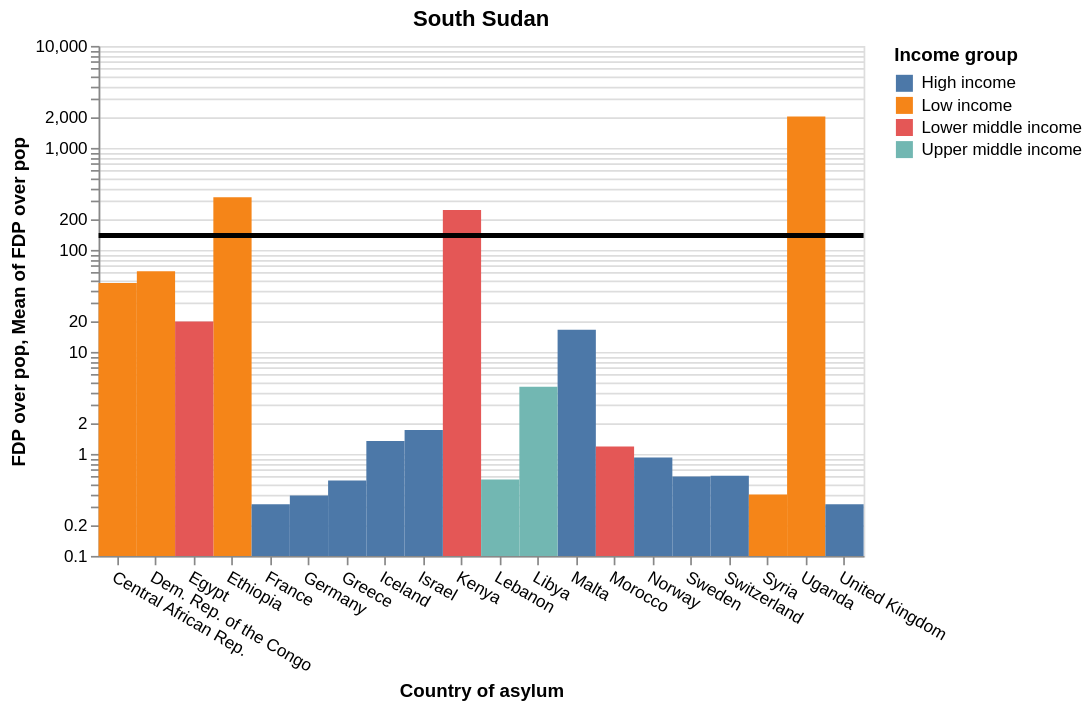

Vega-Lite specification for this chart:
### Vega-Lite specification from a JSON file in a GitHub repository (floating-point values rounded to 4 significant figures)
{"$schema": "https://vega.github.io/schema/vega-lite/v5.json", "description": "A simple bar chart with embedded data.", "width": 450, "height": 300, "title": "South Sudan", "data": {"values": [{"Country of origin (ISO)": "SSD", "Country of asylum (ISO)": "UGA", "Country of origin": "South Sudan", "Country of asylum": "Uganda", "FDP": "958968", "Income group": "Low income", "population": "47123533", "asylum_latitude": "1.373333", "asylum_longitude": "32.290275", "origin_latitude": "12.862807", "origin_longitude": "30.217636", "FDP over pop": "2035.01", "fdprank": "1", "rank": "1"}, {"Country of origin (ISO)": "SSD", "Country of asylum (ISO)": "ETH", "Country of origin": "South Sudan", "Country of asylum": "Ethiopia", "FDP": "386929", "Income group": "Low income", "population": "117876226", "asylum_latitude": "9.145", "asylum_longitude": "40.489673", "origin_latitude": "12.862807", "origin_longitude": "30.217636", "FDP over pop": "328.25", "fdprank": "2", "rank": "2"}, {"Country of origin (ISO)": "SSD", "Country of asylum (ISO)": "KEN", "Country of origin": "South Sudan", "Country of asylum": "Kenya", "FDP": "135351", "Income group": "Lower middle income", "population": "54985702", "asylum_latitude": "-0.023559", "asylum_longitude": "37.906193", "origin_latitude": "12.862807", "origin_longitude": "30.217636", "FDP over pop": "246.16", "fdprank": "3", "rank": "3"}, {"Country of origin (ISO)": "SSD", "Country of asylum (ISO)": "COD", "Country of origin": "South Sudan", "Country of asylum": "Dem. Rep. of the Congo", "FDP": "57072", "Income group": "Low income", "population": "92377986", "asylum_latitude": "-4.038333", "asylum_longitude": "21.758664", "origin_latitude": "12.862807", "origin_longitude": "30.217636", "FDP over pop": "61.78", "fdprank": "4", "rank": "4"}, {"Country of origin (ISO)": "SSD", "Country of asylum (ISO)": "CAF", "Country of origin": "South Sudan", "Country of asylum": "Central African Rep.", "FDP": "2332", "Income group": "Low income", "population": "4919987", "asylum_latitude": "6.611111", "asylum_longitude": "20.939444", "origin_latitude": "12.862807", "origin_longitude": "30.217636", "FDP over pop": "47.4", "fdprank": "6", "rank": "5"}, {"Country of origin (ISO)": "SSD", "Country of asylum (ISO)": "EGY", "Country of origin": "South Sudan", "Country of asylum": "Egypt", "FDP": "20713", "Income group": "Lower middle income", "population": "104258327", "asylum_latitude": "26.820553", "asylum_longitude": "30.802498", "origin_latitude": "12.862807", "origin_longitude": "30.217636", "FDP over pop": "19.87", "fdprank": "5", "rank": "6"}, {"Country of origin (ISO)": "SSD", "Country of asylum (ISO)": "MLT", "Country of origin": "South Sudan", "Country of asylum": "Malta", "FDP": "85", "Income group": "High income", "population": "516869", "asylum_latitude": "35.937496", "asylum_longitude": "14.375416", "origin_latitude": "12.862807", "origin_longitude": "30.217636", "FDP over pop": "16.45", "fdprank": "15", "rank": "7"}, {"Country of origin (ISO)": "SSD", "Country of asylum (ISO)": "LBY", "Country of origin": "South Sudan", "Country of asylum": "Libya", "FDP": "317", "Income group": "Upper middle income", "population": "6958538", "asylum_latitude": "26.3351", "asylum_longitude": "17.228331", "origin_latitude": "12.862807", "origin_longitude": "30.217636", "FDP over pop": "4.56", "fdprank": "9", "rank": "8"}, {"Country of origin (ISO)": "SSD", "Country of asylum (ISO)": "ISR", "Country of origin": "South Sudan", "Country of asylum": "Israel", "FDP": "161", "Income group": "High income", "population": "9364000", "asylum_latitude": "31.046051", "asylum_longitude": "34.851612", "origin_latitude": "12.862807", "origin_longitude": "30.217636", "FDP over pop": "1.72", "fdprank": "12", "rank": "9"}, {"Country of origin (ISO)": "SSD", "Country of asylum (ISO)": "ISL", "Country of origin": "South Sudan", "Country of asylum": "Iceland", "FDP": "5", "Income group": "High income", "population": "372295", "asylum_latitude": "64.963051", "asylum_longitude": "-19.020835", "origin_latitude": "12.862807", "origin_longitude": "30.217636", "FDP over pop": "1.34", "fdprank": "43", "rank": "10"}, {"Country of origin (ISO)": "SSD", "Country of asylum (ISO)": "MAR", "Country of origin": "South Sudan", "Country of asylum": "Morocco", "FDP": "439", "Income group": "Lower middle income", "population": "37344787", "asylum_latitude": "31.791702", "asylum_longitude": "-7.09262", "origin_latitude": "12.862807", "origin_longitude": "30.217636", "FDP over pop": "1.18", "fdprank": "7", "rank": "11"}, {"Country of origin (ISO)": "SSD", "Country of asylum (ISO)": "NOR", "Country of origin": "South Sudan", "Country of asylum": "Norway", "FDP": "50", "Income group": "High income", "population": "5408320", "asylum_latitude": "60.472024", "asylum_longitude": "8.468946", "origin_latitude": "12.862807", "origin_longitude": "30.217636", "FDP over pop": "0.92", "fdprank": "22", "rank": "12"}, {"Country of origin (ISO)": "SSD", "Country of asylum (ISO)": "CHE", "Country of origin": "South Sudan", "Country of asylum": "Switzerland", "FDP": "53", "Income group": "High income", "population": "8697723", "asylum_latitude": "46.818188", "asylum_longitude": "8.227512", "origin_latitude": "12.862807", "origin_longitude": "30.217636", "FDP over pop": "0.61", "fdprank": "21", "rank": "13"}, {"Country of origin (ISO)": "SSD", "Country of asylum (ISO)": "SWE", "Country of origin": "South Sudan", "Country of asylum": "Sweden", "FDP": "63", "Income group": "High income", "population": "10415811", "asylum_latitude": "60.128161", "asylum_longitude": "18.643501", "origin_latitude": "12.862807", "origin_longitude": "30.217636", "FDP over pop": "0.6", "fdprank": "18", "rank": "14"}, {"Country of origin (ISO)": "SSD", "Country of asylum (ISO)": "LBN", "Country of origin": "South Sudan", "Country of asylum": "Lebanon", "FDP": "38", "Income group": "Upper middle income", "population": "6769151", "asylum_latitude": "33.854721", "asylum_longitude": "35.862285", "origin_latitude": "12.862807", "origin_longitude": "30.217636", "FDP over pop": "0.56", "fdprank": "23", "rank": "15"}, {"Country of origin (ISO)": "SSD", "Country of asylum (ISO)": "GRC", "Country of origin": "South Sudan", "Country of asylum": "Greece", "FDP": "59", "Income group": "High income", "population": "10664568", "asylum_latitude": "39.074208", "asylum_longitude": "21.824312", "origin_latitude": "12.862807", "origin_longitude": "30.217636", "FDP over pop": "0.55", "fdprank": "20", "rank": "16"}, {"Country of origin (ISO)": "SSD", "Country of asylum (ISO)": "SYR", "Country of origin": "South Sudan", "Country of asylum": "Syria", "FDP": "74", "Income group": "Low income", "population": "18275704", "asylum_latitude": "34.802075", "asylum_longitude": "38.996815", "origin_latitude": "12.862807", "origin_longitude": "30.217636", "FDP over pop": "0.4", "fdprank": "16", "rank": "17"}, {"Country of origin (ISO)": "SSD", "Country of asylum (ISO)": "DEU", "Country of origin": "South Sudan", "Country of asylum": "Germany", "FDP": "321", "Income group": "High income", "population": "83129285", "asylum_latitude": "51.165691", "asylum_longitude": "10.451526", "origin_latitude": "12.862807", "origin_longitude": "30.217636", "FDP over pop": "0.39", "fdprank": "8", "rank": "18"}, {"Country of origin (ISO)": "SSD", "Country of asylum (ISO)": "FRA", "Country of origin": "South Sudan", "Country of asylum": "France", "FDP": "218", "Income group": "High income", "population": "67499343", "asylum_latitude": "46.227638", "asylum_longitude": "2.213749", "origin_latitude": "12.862807", "origin_longitude": "30.217636", "FDP over pop": "0.32", "fdprank": "10", "rank": "19"}, {"Country of origin (ISO)": "SSD", "Country of asylum (ISO)": "GBR", "Country of origin": "South Sudan", "Country of asylum": "United Kingdom", "FDP": "213", "Income group": "High income", "population": "67326569", "asylum_latitude": "55.378051", "asylum_longitude": "-3.435973", "origin_latitude": "12.862807", "origin_longitude": "30.217636", "FDP over pop": "0.32", "fdprank": "11", "rank": "20"}, {"Country of origin (ISO)": "SSD", "Country of asylum (ISO)": "PRT", "Country of origin": "South Sudan", "Country of asylum": "Portugal", "FDP": "30", "Income group": "High income", "population": "10299423", "asylum_latitude": "39.399872", "asylum_longitude": "-8.224454", "origin_latitude": "12.862807", "origin_longitude": "30.217636", "FDP over pop": "0.29", "fdprank": "26", "rank": "21"}, {"Country of origin (ISO)": "SSD", "Country of asylum (ISO)": "AUS", "Country of origin": "South Sudan", "Country of asylum": "Australia", "FDP": "62", "Income group": "High income", "population": "25739256", "asylum_latitude": "-25.274398", "asylum_longitude": "133.775136", "origin_latitude": "12.862807", "origin_longitude": "30.217636", "FDP over pop": "0.24", "fdprank": "19", "rank": "22"}, {"Country of origin (ISO)": "SSD", "Country of asylum (ISO)": "ZWE", "Country of origin": "South Sudan", "Country of asylum": "Zimbabwe", "FDP": "33", "Income group": "Lower middle income", "population": "15092171", "asylum_latitude": "-19.015438", "asylum_longitude": "29.154857", "origin_latitude": "12.862807", "origin_longitude": "30.217636", "FDP over pop": "0.22", "fdprank": "25", "rank": "23"}, {"Country of origin (ISO)": "SSD", "Country of asylum (ISO)": "TUN", "Country of origin": "South Sudan", "Country of asylum": "Tunisia", "FDP": "26", "Income group": "Lower middle income", "population": "11935764", "asylum_latitude": "33.886917", "asylum_longitude": "9.537499", "origin_latitude": "12.862807", "origin_longitude": "30.217636", "FDP over pop": "0.22", "fdprank": "27", "rank": "24"}, {"Country of origin (ISO)": "SSD", "Country of asylum (ISO)": "BEL", "Country of origin": "South Sudan", "Country of asylum": "Belgium", "FDP": "25", "Income group": "High income", "population": "11587882", "asylum_latitude": "50.503887", "asylum_longitude": "4.469936", "origin_latitude": "12.862807", "origin_longitude": "30.217636", "FDP over pop": "0.22", "fdprank": "28", "rank": "25"}, {"Country of origin (ISO)": "SSD", "Country of asylum (ISO)": "BWA", "Country of origin": "South Sudan", "Country of asylum": "Botswana", "FDP": "5", "Income group": "Upper middle income", "population": "2397240", "asylum_latitude": "-22.328474", "asylum_longitude": "24.684866", "origin_latitude": "12.862807", "origin_longitude": "30.217636", "FDP over pop": "0.21", "fdprank": "44", "rank": "26"}, {"Country of origin (ISO)": "SSD", "Country of asylum (ISO)": "MYS", "Country of origin": "South Sudan", "Country of asylum": "Malaysia", "FDP": "64", "Income group": "Upper middle income", "population": "32776195", "asylum_latitude": "4.210484", "asylum_longitude": "101.975766", "origin_latitude": "12.862807", "origin_longitude": "30.217636", "FDP over pop": "0.2", "fdprank": "17", "rank": "27"}, {"Country of origin (ISO)": "SSD", "Country of asylum (ISO)": "JOR", "Country of origin": "South Sudan", "Country of asylum": "Jordan", "FDP": "19", "Income group": "Upper middle income", "population": "10269022", "asylum_latitude": "30.585164", "asylum_longitude": "36.238414", "origin_latitude": "12.862807", "origin_longitude": "30.217636", "FDP over pop": "0.19", "fdprank": "30", "rank": "28"}, {"Country of origin (ISO)": "SSD", "Country of asylum (ISO)": "FIN", "Country of origin": "South Sudan", "Country of asylum": "Finland", "FDP": "8", "Income group": "High income", "population": "5541696", "asylum_latitude": "61.92411", "asylum_longitude": "25.748151", "origin_latitude": "12.862807", "origin_longitude": "30.217636", "FDP over pop": "0.14", "fdprank": "38", "rank": "29"}, {"Country of origin (ISO)": "SSD", "Country of asylum (ISO)": "RWA", "Country of origin": "South Sudan", "Country of asylum": "Rwanda", "FDP": "15", "Income group": "Low income", "population": "13276517", "asylum_latitude": "-1.940278", "asylum_longitude": "29.873888", "origin_latitude": "12.862807", "origin_longitude": "30.217636", "FDP over pop": "0.11", "fdprank": "32", "rank": "30"}, {"Country of origin (ISO)": "SSD", "Country of asylum (ISO)": "LBR", "Country of origin": "South Sudan", "Country of asylum": "Liberia", "FDP": "5", "Income group": "Low income", "population": "5180208", "asylum_latitude": "6.428055", "asylum_longitude": "-9.429499", "origin_latitude": "12.862807", "origin_longitude": "30.217636", "FDP over pop": "0.1", "fdprank": "42", "rank": "31"}, {"Country of origin (ISO)": "SSD", "Country of asylum (ISO)": "IRL", "Country of origin": "South Sudan", "Country of asylum": "Ireland", "FDP": "5", "Income group": "High income", "population": "5028230", "asylum_latitude": "53.41291", "asylum_longitude": "-8.24389", "origin_latitude": "12.862807", "origin_longitude": "30.217636", "FDP over pop": "0.1", "fdprank": "47", "rank": "32"}, {"Country of origin (ISO)": "SSD", "Country of asylum (ISO)": "CAN", "Country of origin": "South Sudan", "Country of asylum": "Canada", "FDP": "33", "Income group": "High income", "population": "38246108", "asylum_latitude": "56.130366", "asylum_longitude": "-106.346771", "origin_latitude": "12.862807", "origin_longitude": "30.217636", "FDP over pop": "0.09", "fdprank": "24", "rank": "33"}, {"Country of origin (ISO)": "SSD", "Country of asylum (ISO)": "TCD", "Country of origin": "South Sudan", "Country of asylum": "Chad", "FDP": "16", "Income group": "Low income", "population": "16914985", "asylum_latitude": "15.454166", "asylum_longitude": "18.732207", "origin_latitude": "12.862807", "origin_longitude": "30.217636", "FDP over pop": "0.09", "fdprank": "31", "rank": "34"}, {"Country of origin (ISO)": "SSD", "Country of asylum (ISO)": "NER", "Country of origin": "South Sudan", "Country of asylum": "Niger", "FDP": "19", "Income group": "Low income", "population": "25130810", "asylum_latitude": "17.607789", "asylum_longitude": "8.081666", "origin_latitude": "12.862807", "origin_longitude": "30.217636", "FDP over pop": "0.08", "fdprank": "29", "rank": "35"}, {"Country of origin (ISO)": "SSD", "Country of asylum (ISO)": "AUT", "Country of origin": "South Sudan", "Country of asylum": "Austria", "FDP": "6", "Income group": "High income", "population": "8956279", "asylum_latitude": "47.516231", "asylum_longitude": "14.550072", "origin_latitude": "12.862807", "origin_longitude": "30.217636", "FDP over pop": "0.07", "fdprank": "40", "rank": "36"}, {"Country of origin (ISO)": "SSD", "Country of asylum (ISO)": "NLD", "Country of origin": "South Sudan", "Country of asylum": "Netherlands", "FDP": "8", "Income group": "High income", "population": "17533405", "asylum_latitude": "52.132633", "asylum_longitude": "5.291266", "origin_latitude": "12.862807", "origin_longitude": "30.217636", "FDP over pop": "0.05", "fdprank": "37", "rank": "37"}, {"Country of origin (ISO)": "SSD", "Country of asylum (ISO)": "USA", "Country of origin": "South Sudan", "Country of asylum": "United States", "FDP": "125", "Income group": "High income", "population": "331893745", "asylum_latitude": "37.09024", "asylum_longitude": "-95.712891", "origin_latitude": "12.862807", "origin_longitude": "30.217636", "FDP over pop": "0.04", "fdprank": "13", "rank": "38"}, {"Country of origin (ISO)": "SSD", "Country of asylum (ISO)": "IRQ", "Country of origin": "South Sudan", "Country of asylum": "Iraq", "FDP": "15", "Income group": "Upper middle income", "population": "41179351", "asylum_latitude": "33.223191", "asylum_longitude": "43.679291", "origin_latitude": "12.862807", "origin_longitude": "30.217636", "FDP over pop": "0.04", "fdprank": "34", "rank": "39"}, {"Country of origin (ISO)": "SSD", "Country of asylum (ISO)": "GHA", "Country of origin": "South Sudan", "Country of asylum": "Ghana", "FDP": "12", "Income group": "Lower middle income", "population": "31732128", "asylum_latitude": "7.946527", "asylum_longitude": "-1.023194", "origin_latitude": "12.862807", "origin_longitude": "30.217636", "FDP over pop": "0.04", "fdprank": "35", "rank": "40"}, {"Country of origin (ISO)": "SSD", "Country of asylum (ISO)": "ITA", "Country of origin": "South Sudan", "Country of asylum": "Italy", "FDP": "15", "Income group": "High income", "population": "59066225", "asylum_latitude": "41.87194", "asylum_longitude": "12.56738", "origin_latitude": "12.862807", "origin_longitude": "30.217636", "FDP over pop": "0.03", "fdprank": "33", "rank": "41"}, {"Country of origin (ISO)": "SSD", "Country of asylum (ISO)": "MWI", "Country of origin": "South Sudan", "Country of asylum": "Malawi", "FDP": "5", "Income group": "Low income", "population": "19647681", "asylum_latitude": "-13.254308", "asylum_longitude": "34.301525", "origin_latitude": "12.862807", "origin_longitude": "30.217636", "FDP over pop": "0.03", "fdprank": "45", "rank": "42"}, {"Country of origin (ISO)": "SSD", "Country of asylum (ISO)": "ZMB", "Country of origin": "South Sudan", "Country of asylum": "Zambia", "FDP": "5", "Income group": "Lower middle income", "population": "18920657", "asylum_latitude": "-13.133897", "asylum_longitude": "27.849332", "origin_latitude": "12.862807", "origin_longitude": "30.217636", "FDP over pop": "0.03", "fdprank": "49", "rank": "43"}, {"Country of origin (ISO)": "SSD", "Country of asylum (ISO)": "ESP", "Country of origin": "South Sudan", "Country of asylum": "Spain", "FDP": "10", "Income group": "High income", "population": "47326687", "asylum_latitude": "40.463667", "asylum_longitude": "-3.74922", "origin_latitude": "12.862807", "origin_longitude": "30.217636", "FDP over pop": "0.02", "fdprank": "36", "rank": "44"}, {"Country of origin (ISO)": "SSD", "Country of asylum (ISO)": "SAU", "Country of origin": "South Sudan", "Country of asylum": "Saudi Arabia", "FDP": "7", "Income group": "High income", "population": "35340680", "asylum_latitude": "23.885942", "asylum_longitude": "45.079162", "origin_latitude": "12.862807", "origin_longitude": "30.217636", "FDP over pop": "0.02", "fdprank": "39", "rank": "45"}, {"Country of origin (ISO)": "SSD", "Country of asylum (ISO)": "BFA", "Country of origin": "South Sudan", "Country of asylum": "Burkina Faso", "FDP": "5", "Income group": "Low income", "population": "21497097", "asylum_latitude": "12.238333", "asylum_longitude": "-1.561593", "origin_latitude": "12.862807", "origin_longitude": "30.217636", "FDP over pop": "0.02", "fdprank": "46", "rank": "46"}, {"Country of origin (ISO)": "SSD", "Country of asylum (ISO)": "MOZ", "Country of origin": "South Sudan", "Country of asylum": "Mozambique", "FDP": "5", "Income group": "Low income", "population": "32163045", "asylum_latitude": "-18.665695", "asylum_longitude": "35.529562", "origin_latitude": "12.862807", "origin_longitude": "30.217636", "FDP over pop": "0.02", "fdprank": "48", "rank": "47"}, {"Country of origin (ISO)": "SSD", "Country of asylum (ISO)": "IND", "Country of origin": "South Sudan", "Country of asylum": "India", "FDP": "105", "Income group": "Lower middle income", "population": "1393409033", "asylum_latitude": "20.593684", "asylum_longitude": "78.96288", "origin_latitude": "12.862807", "origin_longitude": "30.217636", "FDP over pop": "0.01", "fdprank": "14", "rank": "48"}, {"Country of origin (ISO)": "SSD", "Country of asylum (ISO)": "TZA", "Country of origin": "South Sudan", "Country of asylum": "United Rep. of Tanzania", "FDP": "6", "Income group": "Low income", "population": "61498438", "asylum_latitude": "-6.369028", "asylum_longitude": "34.888822", "origin_latitude": "12.862807", "origin_longitude": "30.217636", "FDP over pop": "0.01", "fdprank": "41", "rank": "49"}, {"Country of origin (ISO)": "SSD", "Country of asylum (ISO)": "SSD", "Country of origin": "South Sudan", "Country of asylum": "South Sudan", "FDP": "0", "Income group": "Low income", "population": "11381377", "asylum_latitude": "12.862807", "asylum_longitude": "30.217636", "origin_latitude": "12.862807", "origin_longitude": "30.217636", "FDP over pop": "0", "fdprank": "50", "rank": "50"}]}, "transform": [{"filter": "datum.rank <= 20"}], "layer": [{"mark": {"type": "rect"}, "encoding": {"x": {"field": "Country of asylum", "type": "nominal", "axis": {"labelAngle": 30}}, "y": {"field": "FDP over pop", "type": "quantitative", "scale": {"type": "log"}}, "color": {"field": "Income group"}, "tooltip": [{"field": "Country of asylum", "type": "nominal"}, {"field": "FDP over pop", "type": "quantitative", "title": "FDPs hosted per 100,000 pop.", "format": "0.2f"}, {"field": "FDP", "type": "quantitative", "title": "Total FDPs", "format": ","}], "opacity": {"value": 1}}}, {"mark": "rule", "encoding": {"y": {"aggregate": "mean", "field": "FDP over pop", "type": "quantitative"}, "color": {}, "size": {"value": 3}}}, {"mark": {"type": "text", "align": "center", "dx": -40, "dy": -105, "fontWeight": "bold"}, "encoding": {"x": {}, "y": {"aggregate": "mean", "field": "FDP over pop", "type": "quantitative"}, "text": {}}}], "config": {"view": {}, "background": "#ff000000"}}
